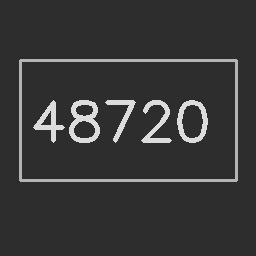
#> input picture image_processing_TAI/Images/compteur.jpg, 256 x 256 px, found by its file name
$ python TP2_Exo5.py
#> lines starting #> are read from the running program, lines starting #| are printed output that depends on the picture; after the words box and inside, x2 and y2 are one past the last pixel; in counts of white or black regions, pixels touching at a corner belong together
### image_processing_TAI/utils/generate_fixtures.py
import os
import cv2
import numpy as np

def generate_all_fixtures(base_dir="Images"):
#> called with base_dir = 'Images'
    os.makedirs(base_dir, exist_ok=True)

    # 1. BoatsColor.bmp
    p = os.path.join(base_dir, "BoatsColor.bmp")
    if not os.path.exists(p):
        img = np.zeros((300, 400, 3), dtype=np.uint8)
        img[:150, :] = [235, 180, 100]  # Sky (BGR)
        img[150:, :] = [180, 100, 30]   # Water
        cv2.circle(img, (200, 150), 40, (30, 30, 220), -1)  # Boat hull/buoy
        cv2.imwrite(p, img)

    # 2. flower.bmp / counter.jpg / compteur.jpg
    for fname in ["flower.bmp", "counter.jpg", "compteur.jpg"]:
        p = os.path.join(base_dir, fname)
        if not os.path.exists(p):
            img = np.full((256, 256), 45, dtype=np.uint8)
            cv2.putText(img, "48720", (30, 140), cv2.FONT_HERSHEY_SIMPLEX, 1.8, 220, 4)
            cv2.rectangle(img, (20, 60), (236, 180), 180, 2)
            cv2.imwrite(p, img)

    # 3. pepper.bmp
    p = os.path.join(base_dir, "pepper.bmp")
    if not os.path.exists(p):
        img = np.zeros((300, 500, 3), dtype=np.uint8)
        img[:] = [70, 40, 30]
        cv2.circle(img, (180, 150), 75, (35, 190, 45), -1)
        cv2.circle(img, (320, 140), 85, (25, 30, 230), -1)
        cv2.circle(img, (250, 210), 65, (15, 210, 245), -1)
        cv2.imwrite(p, img)

    # 4. cameraman.bmp / camera-man.jpg
    for fname in ["cameraman.bmp", "camera-man.jpg"]:
        p = os.path.join(base_dir, fname)
        if not os.path.exists(p):
            img = np.zeros((256, 256), dtype=np.uint8)
            img[:130, :] = 200
            img[130:, :] = 50
            cv2.circle(img, (128, 90), 32, 20, -1)
            cv2.rectangle(img, (110, 122), (146, 220), 20, -1)
            cv2.line(img, (140, 130), (200, 220), 10, 4)
            cv2.imwrite(p, img)

    # 5. Globules_rouges.jpg
    p = os.path.join(base_dir, "Globules_rouges.jpg")
    if not os.path.exists(p):
        img = np.full((350, 350), 210, dtype=np.uint8)
        rng = np.random.default_rng(42)
        for _ in range(40):
            cx, cy = rng.integers(30, 320, size=2)
            r = rng.integers(14, 22)
            cv2.circle(img, (int(cx), int(cy)), int(r), int(rng.integers(30, 70)), -1)
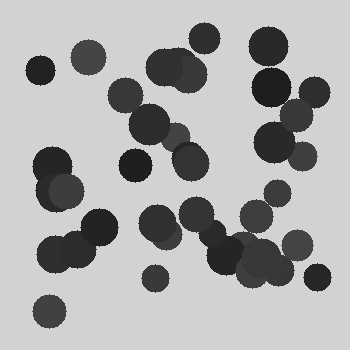
#> img: shape (350, 350); min 30, max 210, mean 168
        cv2.imwrite(p, img)

    # 6. glaucome-haut-gauche.jpg
    p = os.path.join(base_dir, "glaucome-haut-gauche.jpg")
    if not os.path.exists(p):
        img = np.zeros((300, 300, 3), dtype=np.uint8)
        img[:] = [10, 30, 110]
        cv2.circle(img, (150, 150), 90, (30, 140, 240), -1)
        cv2.circle(img, (130, 130), 40, (180, 230, 255), -1)
        cv2.imwrite(p, img)

    # 7. Cerveau_AVC1.JPG
    p = os.path.join(base_dir, "Cerveau_AVC1.JPG")
    if not os.path.exists(p):
        img = np.zeros((350, 350), dtype=np.uint8)
        cv2.ellipse(img, (175, 175), (130, 150), 0, 0, 360, 120, -1)
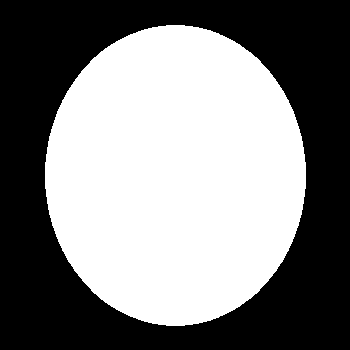
#> img: shape (350, 350); values 0 (black) and 120 (white), 50.3% white; 1 black region, box (x1, y1, x2, y2) and area: (0, 0, 350, 350) 60903
        cv2.ellipse(img, (175, 175), (110, 130), 0, 0, 360, 70, -1)
        cv2.circle(img, (260, 140), 25, 215, -1)
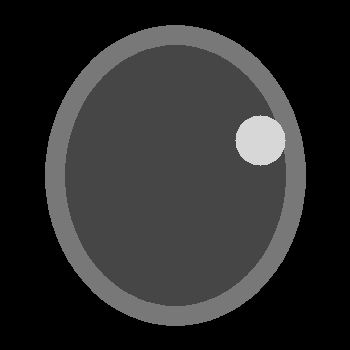
#> img: shape (350, 350); min 0, max 215, mean 44.1
        cv2.imwrite(p, img)

    # 8. Super-Resolution Dataset Structure
    sr_base = os.path.join(base_dir, "Images_TP2_EXO6_SR")
    dirs = [
        os.path.join(sr_base, "HR_GT_512x512"),
        os.path.join(sr_base, "LR_256x256"),
        os.path.join(sr_base, "LR_128x128"),
    ]
    for d in dirs:
        os.makedirs(d, exist_ok=True)

    for i in range(1, 24):
        hr_path = os.path.join(dirs[0], f"HR_GT_{i}.jpg")
        lr256_path = os.path.join(dirs[1], f"LR_256_{i}.jpg")
        lr128_path = os.path.join(dirs[2], f"LR_128_{i}.jpg")

        if not os.path.exists(hr_path):
            hr = np.full((512, 512), 240, dtype=np.uint8)
            cv2.putText(hr, f"Doc Text {i}", (40, 150), cv2.FONT_HERSHEY_SIMPLEX, 2.0, 20, 4)
            cv2.putText(hr, "will sagen: de", (40, 260), cv2.FONT_HERSHEY_COMPLEX, 1.6, 30, 3)
            cv2.putText(hr, "verstehe auch d", (40, 360), cv2.FONT_HERSHEY_COMPLEX, 1.6, 30, 3)
            cv2.imwrite(hr_path, hr)

            lr256 = cv2.resize(hr, (256, 256), interpolation=cv2.INTER_AREA)
            lr128 = cv2.resize(hr, (128, 128), interpolation=cv2.INTER_AREA)

### image_processing_TAI/TP2/TP2_Exo5.py
import cv2
import numpy as np
from utils.generate_fixtures import generate_all_fixtures

generate_all_fixtures()

im1 = cv2.imread('Images/compteur.jpg', cv2.IMREAD_GRAYSCALE)
#> im1 is the input picture: shape (256, 256); min 38, max 227, mean 55.5
imc1 = cv2.imread('Images/glaucome-haut-gauche.jpg', cv2.IMREAD_COLOR)
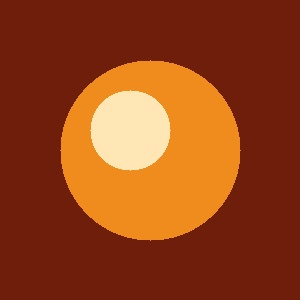
#> input picture image_processing_TAI/Images/glaucome-haut-gauche.jpg, 300 x 300 px, found by its file name
#> imc1 is the input picture: shape (300, 300, 3); mean B, G, R 24.7, 66.1, 148.2

# 1.c) Custom expansionHisto
def expansionHisto(image, seuil=0, y_min=0, y_max=255):
#> called with seuil = 5, y_min = 0, y_max = 255
    if len(image.shape) == 3:
        channels = cv2.split(image)
        expanded = [expansionHisto(c, seuil, y_min, y_max) for c in channels]
        return cv2.merge(expanded)

    hist = np.bincount(image.ravel(), minlength=256)
#> hist = 256 values, max 57227 at index 45, min 0 at index 0, mean 256
    valid_indices = np.where(hist > seuil)[0]
#> valid_indices = 31 values from 39 to 225
    if len(valid_indices) == 0:
        return image.copy()
    x_min, x_max = valid_indices[0], valid_indices[-1]
#> x_min = 39; x_max = 225
    if x_max == x_min:
        return image.copy()

    res = (image.astype(np.float64) - x_min) / (x_max - x_min) * (y_max - y_min) + y_min
    return np.clip(np.round(res), y_min, y_max).astype(np.uint8)

im1_exp = expansionHisto(im1, seuil=5)
imc1_exp = expansionHisto(imc1, seuil=5)
#> in expansionHisto (call 5), `hist = np.bincount(image.ravel(), minlength=256)`: hist = 256 values, max 61185 at index 111, min 0 at index 0, mean 351.6
#> in expansionHisto (call 5), `valid_indices = np.where(hist > seuil)[0]`: valid_indices = 65 values from 104 to 255
#> in expansionHisto (call 5), `x_min, x_max = valid_indices[0], valid_indices[-1]`: x_min = 104; x_max = 255
#> in expansionHisto (call 5), `res = (image.astype(np.float64) - x_min) / (x_max - x_min) * (y_max - ..`:
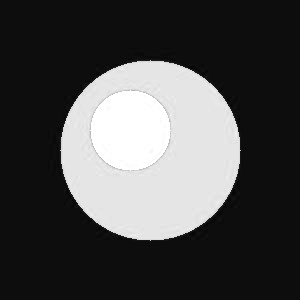
#> res: shape (300, 300) float64; min -1.69, max 255, mean 74.6; drawn with min black and max white

# Equalization
im1_eq = cv2.equalizeHist(im1)
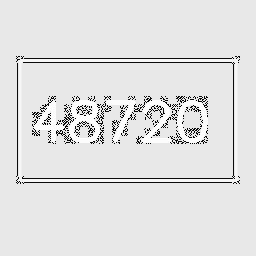
#> im1_eq: shape (256, 256); min 0, max 255, mean 224.6
imc1_ycrcb = cv2.cvtColor(imc1, cv2.COLOR_BGR2YCrCb)
#> imc1_ycrcb: shape (300, 300, 3); mean of channels 0, 1, 2 85.9, 172.4, 93.6
imc1_ycrcb[:, :, 0] = cv2.equalizeHist(imc1_ycrcb[:, :, 0])
#> imc1_ycrcb: shape (300, 300, 3); mean of channels 0, 1, 2 193.8, 172.4, 93.6
imc1_eq = cv2.cvtColor(imc1_ycrcb, cv2.COLOR_YCrCb2BGR)
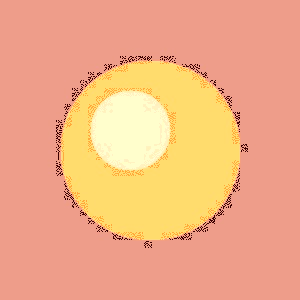
#> imc1_eq: shape (300, 300, 3); mean B, G, R 133.1, 174.3, 241.2

# CLAHE
clahe = cv2.createCLAHE(clipLimit=2.0, tileGridSize=(8, 8))
im1_clahe = clahe.apply(im1)
